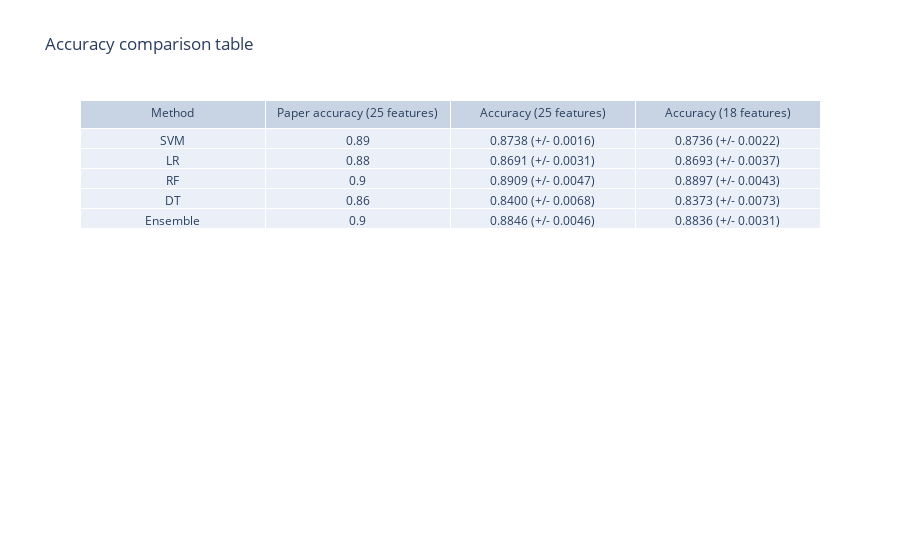

Source (notebook cell):
### Code cell
#adding nice table for comparative purposes 

import plotly.graph_objects as go
paper_accuracy=[0.89, 0.88, 0.90, 0.86, 0.90]  #taken from the paper diabetic study, table II
accuracy_25_list= ['0.8738 (+/- 0.0016)', '0.8691 (+/- 0.0031)', '0.8909 (+/- 0.0047)', '0.8400 (+/- 0.0068)', '0.8846 (+/- 0.0046)']  #taken from paper author repository 
method_list= ['SVM', 'LR', 'RF','DT', 'Ensemble']
trace= go.Table(header=dict(values=['Method', 'Paper accuracy (25 features)','Accuracy (25 features)', 'Accuracy (%d features)' %(len(data.columns))]),
                cells=dict(values=[method_list, paper_accuracy, accuracy_25_list, acc_score_list]))
mylayout=dict(title='Accuracy comparison table', autosize=False)
fig = go.Figure(data=[trace], layout=mylayout)
fig.show()

### Figure 1 — Plotly figure (JSON) as saved in the notebook; plotly's stock layout.template omitted (floating-point values rounded to 4 significant figures)
{"data": [{"cells": {"values": [["SVM", "LR", "RF", "DT", "Ensemble"], [0.89, 0.88, 0.9, 0.86, 0.9], ["0.8738 (+/- 0.0016)", "0.8691 (+/- 0.0031)", "0.8909 (+/- 0.0047)", "0.8400 (+/- 0.0068)", "0.8846 (+/- 0.0046)"], ["0.8736 (+/- 0.0022)", "0.8693 (+/- 0.0037)", "0.8897 (+/- 0.0043)", "0.8373 (+/- 0.0073)", "0.8836 (+/- 0.0031)"]]}, "header": {"values": ["Method", "Paper accuracy (25 features)", "Accuracy (25 features)", "Accuracy (18 features)"]}, "type": "table"}], "layout": {"autosize": false, "title": {"text": "Accuracy comparison table"}}}
